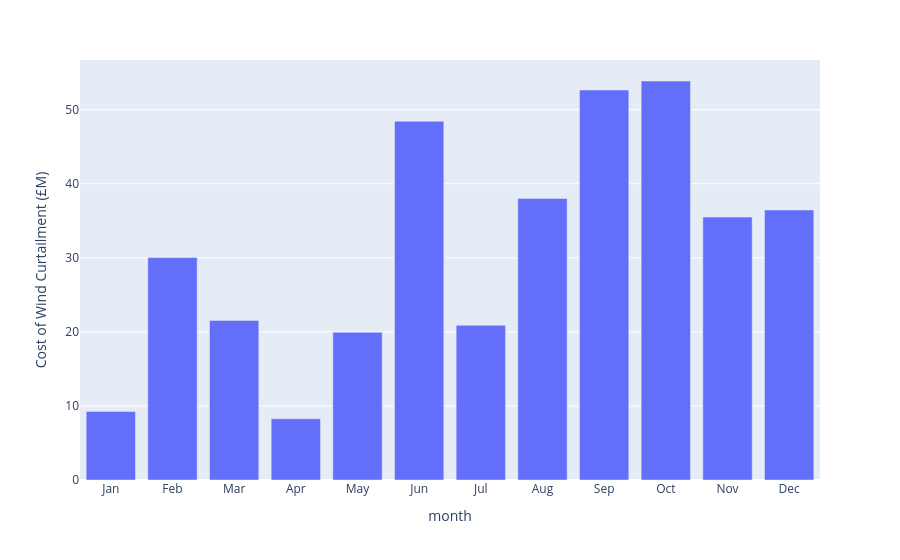

The notebook cell this image was saved under:
### Code cell
import plotly.express as px

df['date'] = pd.to_datetime(df['date'])
monthly = df.groupby(df['date'].dt.month)['Cost of Wind Curtailment (£M)'].sum().reset_index()
monthly['month_names'] = pd.to_datetime(monthly['date']).dt.month_name()
monthly = monthly.rename(columns={'date':'month'})

fig = px.bar(monthly, x='month', y='Cost of Wind Curtailment (£M)')
fig.update_xaxes(
    tickvals=list(range(1,13)),
    ticktext=['Jan','Feb','Mar','Apr','May','Jun','Jul','Aug','Sep','Oct','Nov','Dec']
)
fig.show()

### Figure 1 — Plotly figure (JSON) as saved in the notebook; plotly's stock layout.template omitted (floating-point values rounded to 4 significant figures)
{"data": [{"hovertemplate": "month=%{x}<br>Cost of Wind Curtailment (£M)=%{y}<extra></extra>", "legendgroup": "", "marker": {"color": "#636efa", "pattern": {"shape": ""}}, "name": "", "orientation": "v", "showlegend": false, "textposition": "auto", "type": "bar", "x": [1, 2, 3, 4, 5, 6, 7, 8, 9, 10, 11, 12], "xaxis": "x", "y": [9.253, 30.03, 21.55, 8.259, 19.94, 48.44, 20.88, 38.02, 52.67, 53.88, 35.51, 36.47], "yaxis": "y"}], "layout": {"barmode": "relative", "legend": {"tracegroupgap": 0}, "margin": {"t": 60}, "xaxis": {"anchor": "y", "domain": [0, 1], "ticktext": ["Jan", "Feb", "Mar", "Apr", "May", "Jun", "Jul", "Aug", "Sep", "Oct", "Nov", "Dec"], "tickvals": [1, 2, 3, 4, 5, 6, 7, 8, 9, 10, 11, 12], "title": {"text": "month"}}, "yaxis": {"anchor": "x", "domain": [0, 1], "title": {"text": "Cost of Wind Curtailment (£M)"}}}}
